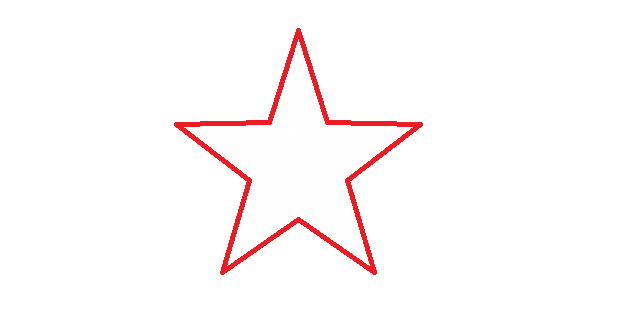
#> input picture src/011-feature-matching/test.jpg, 640 x 320 px
$ python bf_matcher.py
#> lines starting #> are read from the running program, lines starting #| are printed output that depends on the picture
import cv2

img1 = cv2.imread('test.jpg')
#> img1 is the input picture: shape (320, 640, 3); mean B, G, R 250, 249.8, 254.5
img2 = cv2.imread('test1.jpg')
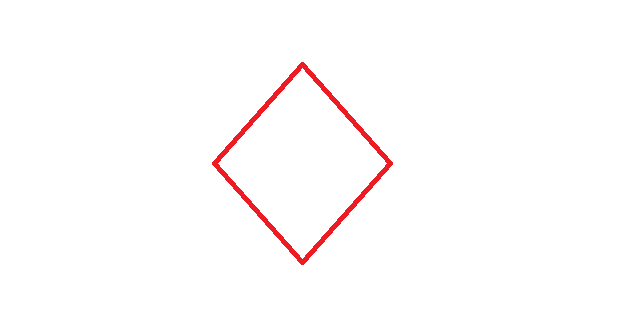
#> input picture src/011-feature-matching/test1.jpg, 640 x 320 px
#> img2 is the input picture: shape (320, 640, 3); mean B, G, R 252.2, 252.1, 254.8

# 初始化ORB特征点检测器
orb = cv2.ORB_create()
# 检测特征点和描述符：阈值处理图像 掩模图像（物体为黑 其余都是白的图像）
kp1, des1 = orb.detectAndCompute(img1,None)
#> kp1 = 285 keypoints; strongest (x, y, size): (245, 181, 44.6), (351, 181, 53.6), (297, 223, 53.6), (244, 181, 53.6)
kp2, des2 = orb.detectAndCompute(img2,None)
#> kp2 = 207 keypoints; strongest (x, y, size): (220, 162, 64.3), (384, 162, 64.3), (389, 162, 53.6), (301, 71, 53.6)

# 创建蛮力（BF）匹配器
# 对应欧式距离/汉明距离 特征点互相匹配时才能成功（默认f）
bf = cv2.BFMatcher_create(cv2.NORM_HAMMING, crossCheck=True)

# 匹配描述符：需要匹配的图像特征向量 被匹配的图像特征向量
matches = bf.match(des1,des2)
#> matches = 45 matches

# 画出10个匹配的描述符
# 匹配图像1 图像1特征点 匹配图像2 图象2特征点 需要绘制的匹配点 决定绘制那些图像（空-全部绘制） 绘图的标志位（0-全部绘制 2-绘制matches中的 4-不同的绘制样式）
img3 = cv2.drawMatches(img1, kp1, img2, kp2, matches[:10], None, flags=2)
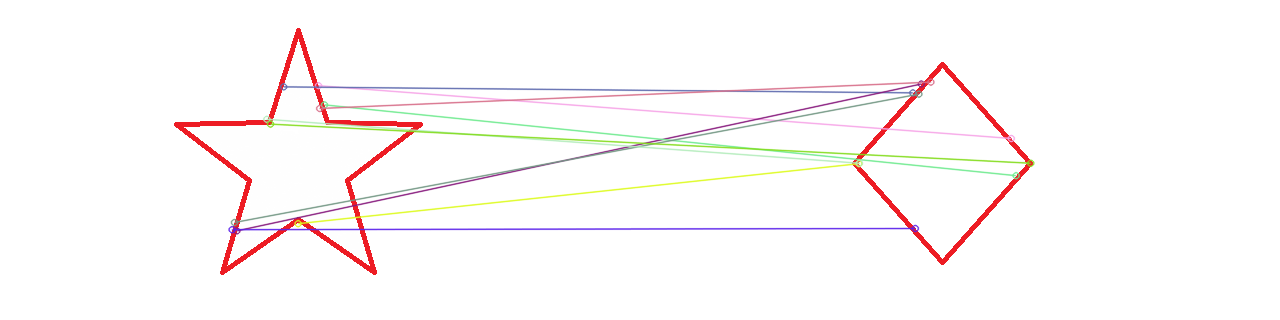
#> img3: shape (320, 1280, 3); mean B, G, R 248.8, 248.9, 252.3

cv2.imshow("bf",img3)
cv2.waitKey()
cv2.destroyAllWindows()
